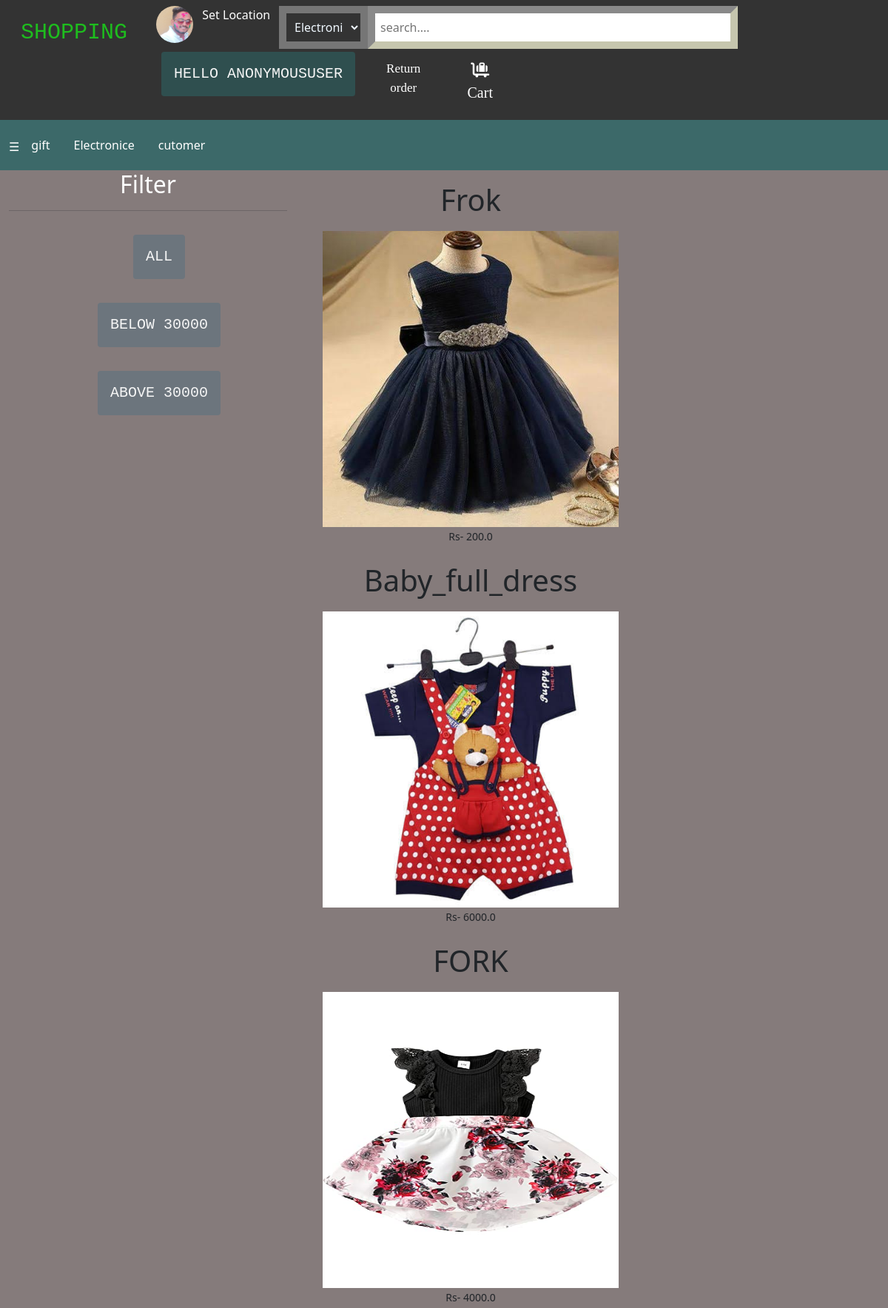
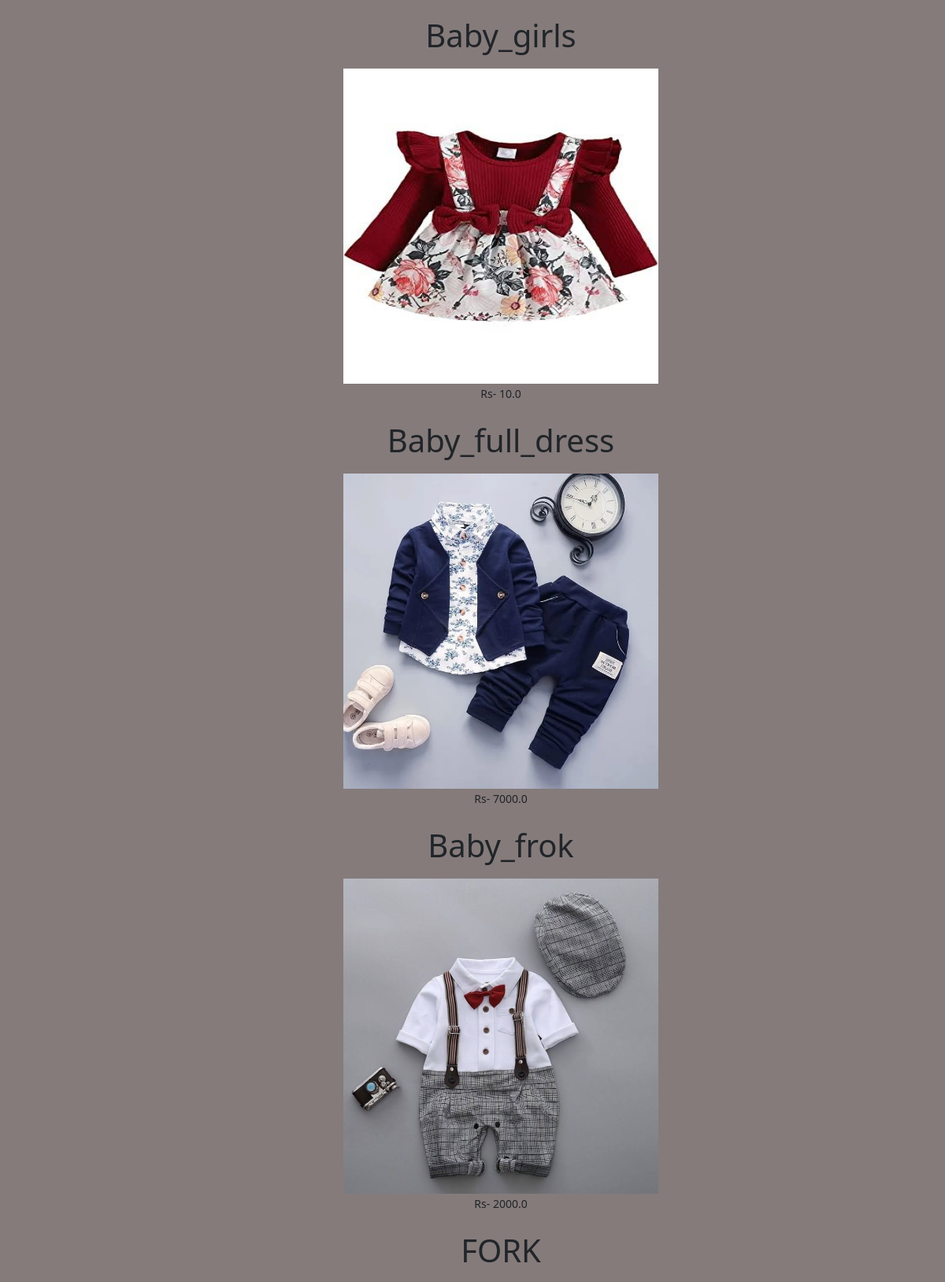
Page /Babyclothes/ (upper part) on the committed database (2 pictures, top to bottom).
### enroll/models.py (models this page shows)
class Product(models.Model):
    title=models.CharField(max_length=100)
    Selling_price = models.FloatField()
    Discount_price = models.FloatField()
    Brand = models.CharField(max_length=100)
    Description = models.TextField()
    Category = models.CharField(choices=Catecory_Choice,max_length=100)
    Product_image = models.ImageField(upload_to="productimg")
    rating=models.IntegerField(default=0)

### enroll/views.py (the view)
# urls.py: path('Babyclothes/', views.BabyclothesView.as_view(),name='Babyclothes'),
class BabyclothesView(View):
    def get(self, request, data=None):
        if data == None:
            electronic = Product.objects.filter(Category='by')
        elif data == 'below':
            electronic = Product.objects.filter(
                Category='by').filter(Selling_price__lte=30000)
        elif data == 'above':
            electronic = Product.objects.filter(
                Category='by').filter(Selling_price__gte=30000)
        return render(request, 'enroll/Babyclothes.html', {'electronic': electronic})

### enroll/templates/enroll/Babyclothes.html (shortened to what this page needs)
{% extends 'enroll/base.html' %}
{% load static %}
{% block content %}
<div class=" elctro container-fluid">
    <div class="row elctro">
        <div class="col-4 text-center" style="display:block;">
            <h2 class="text-white text-center">Filter</h2>
            <hr>
                <a  href="{% url 'Babyclothes'  %}"><button class=" btn bg-secondary my-3">All</button></a><br>
                <a  href="{% url 'Babyclothesdata' 'below' %}" ><button class=" btn bg-secondary my-3">Below 30000</button><br>
                <a  href="{% url 'Babyclothesdata' 'above' %}" ><button class=" btn bg-secondary my-3">Above 30000</button></a>
        </div>
        <div class="col-8  my-3" >
            {% for el in electronic %}
                <div style="float: left;" class="text-center">
                        <h1>{{el.title}}</h1>
                    <a class="mx-4"  href="{% url 'productdetails' el.id %}"><img  style="height:400px; width:400px; margin-top:10px;" src="{{el.Product_image.url}}" alt=""></a><br>
                    <small>Rs- {{el.Selling_price}}</small><br><br>
                </div>
            {% endfor %}
        </div>
    </div>
</div>
{% endblock content %}

### enroll/static/enroll/css/home.css (style rules this page uses)
* { margin:0px; padding:0px; }
#main { background-color:white; overflow: auto; }
li a, .btn { display: inline-block; color: white; text-align: center; padding: 14px 16px; text-decoration: none; }
.btn { position: relative; background-color: darkslategray; text-transform: uppercase; font-family: 'Courier New', Courier, monospace; color: whitesmoke; font-size: 20px; margin-top: 4px; margin-left: 30px; }

### enroll/templates/enroll/Babyclothes.html (style rules this page uses)
.elctro { background-color: rgb(133, 123, 123); }
.col-4 a { text-decoration:none; }
.col-4 { overflow:auto; }
.col-8 { overflow:auto; }

### rows in the picture
Product: title "Frok", Product_image (picture), Selling_price "200.0"
Product: title "Baby_full_dress", Product_image (picture), Selling_price "6000.0"
Product: title "FORK", Product_image (picture), Selling_price "4000.0"
Product: title "Baby_girls", Product_image (picture), Selling_price "10.0"
Product: title "Baby_full_dress", Product_image (picture), Selling_price "7000.0"
Product: title "Baby_frok", Product_image (picture), Selling_price "2000.0"
Product: title "FORK"

### other values in the picture
{{ request.user }} "ANONYMOUSUSER"
